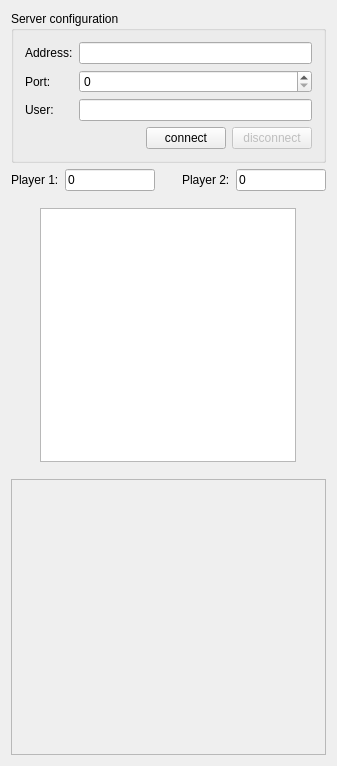
<?xml version="1.0" encoding="UTF-8"?>
<ui version="4.0">
 <class>TcpClient</class>
 <widget class="QWidget" name="TcpClient">
  <property name="geometry">
   <rect>
    <x>0</x>
    <y>0</y>
    <width>337</width>
    <height>766</height>
   </rect>
  </property>
  <property name="windowTitle">
   <string>Snake Visualizer</string>
  </property>
  <layout class="QVBoxLayout" name="verticalLayout_2" stretch="0,9999">
   <item>
    <widget class="QGroupBox" name="groupBox">
     <property name="title">
      <string>Server configuration</string>
     </property>
     <layout class="QFormLayout" name="formLayout">
      <item row="0" column="0">
       <widget class="QLabel" name="label">
        <property name="text">
         <string>Address:</string>
        </property>
       </widget>
      </item>
      <item row="0" column="1">
       <widget class="QLineEdit" name="address"/>
      </item>
      <item row="1" column="0">
       <widget class="QLabel" name="label_2">
        <property name="text">
         <string>Port:</string>
        </property>
       </widget>
      </item>
      <item row="1" column="1">
       <widget class="QSpinBox" name="port">
        <property name="maximum">
         <number>99999</number>
        </property>
       </widget>
      </item>
      <item row="2" column="0">
       <widget class="QLabel" name="label_4">
        <property name="text">
         <string>User:</string>
        </property>
       </widget>
      </item>
      <item row="2" column="1">
       <widget class="QLineEdit" name="user"/>
      </item>
      <item row="3" column="1">
       <layout class="QHBoxLayout" name="horizontalLayout_2">
        <item>
         <spacer name="horizontalSpacer">
          <property name="orientation">
           <enum>Qt::Horizontal</enum>
          </property>
          <property name="sizeHint" stdset="0">
           <size>
            <width>40</width>
            <height>20</height>
           </size>
          </property>
         </spacer>
        </item>
        <item>
         <widget class="QPushButton" name="connect">
          <property name="text">
           <string>connect</string>
          </property>
         </widget>
        </item>
        <item>
         <widget class="QPushButton" name="disconnect">
          <property name="enabled">
           <bool>false</bool>
          </property>
          <property name="text">
           <string>disconnect</string>
          </property>
         </widget>
        </item>
       </layout>
      </item>
     </layout>
    </widget>
   </item>
   <item>
    <layout class="QVBoxLayout" name="verticalLayout">
     <item>
      <layout class="QHBoxLayout" name="horizontalLayout">
       <item>
        <widget class="QLabel" name="label_3">
         <property name="text">
          <string>Player 1:</string>
         </property>
        </widget>
       </item>
       <item>
        <widget class="QLineEdit" name="point1">
         <property name="enabled">
          <bool>true</bool>
         </property>
         <property name="mouseTracking">
          <bool>false</bool>
         </property>
         <property name="text">
          <string>0</string>
         </property>
        </widget>
       </item>
       <item>
        <spacer name="horizontalSpacer_4">
         <property name="orientation">
          <enum>Qt::Horizontal</enum>
         </property>
         <property name="sizeHint" stdset="0">
          <size>
           <width>40</width>
           <height>20</height>
          </size>
         </property>
        </spacer>
       </item>
       <item>
        <widget class="QLabel" name="label_5">
         <property name="text">
          <string>Player 2:</string>
         </property>
        </widget>
       </item>
       <item>
        <widget class="QLineEdit" name="point2">
         <property name="enabled">
          <bool>true</bool>
         </property>
         <property name="text">
          <string>0</string>
         </property>
        </widget>
       </item>
      </layout>
     </item>
     <item>
      <widget class="QWidget" name="horizontalWidget" native="true">
       <property name="sizePolicy">
        <sizepolicy hsizetype="Expanding" vsizetype="Expanding">
         <horstretch>0</horstretch>
         <verstretch>0</verstretch>
        </sizepolicy>
       </property>
       <layout class="QHBoxLayout" name="horizontalLayout_4">
        <item>
         <spacer name="horizontalSpacer_2">
          <property name="orientation">
           <enum>Qt::Horizontal</enum>
          </property>
          <property name="sizeHint" stdset="0">
           <size>
            <width>40</width>
            <height>20</height>
           </size>
          </property>
         </spacer>
        </item>
        <item>
         <widget class="QPlainTextEdit" name="field">
          <property name="sizePolicy">
           <sizepolicy hsizetype="Fixed" vsizetype="Fixed">
            <horstretch>10</horstretch>
            <verstretch>10</verstretch>
           </sizepolicy>
          </property>
          <property name="maximumSize">
           <size>
            <width>300</width>
            <height>400</height>
           </size>
          </property>
          <property name="font">
           <font>
            <family>Courier New</family>
            <weight>75</weight>
            <bold>true</bold>
           </font>
          </property>
         </widget>
        </item>
        <item>
         <spacer name="horizontalSpacer_3">
          <property name="orientation">
           <enum>Qt::Horizontal</enum>
          </property>
          <property name="sizeHint" stdset="0">
           <size>
            <width>40</width>
            <height>20</height>
           </size>
          </property>
         </spacer>
        </item>
       </layout>
      </widget>
     </item>
     <item>
      <widget class="QPlainTextEdit" name="chat">
       <property name="enabled">
        <bool>false</bool>
       </property>
       <property name="readOnly">
        <bool>true</bool>
       </property>
      </widget>
     </item>
    </layout>
   </item>
  </layout>
 </widget>
 <layoutdefault spacing="6" margin="11"/>
 <resources/>
 <connections/>
</ui>
